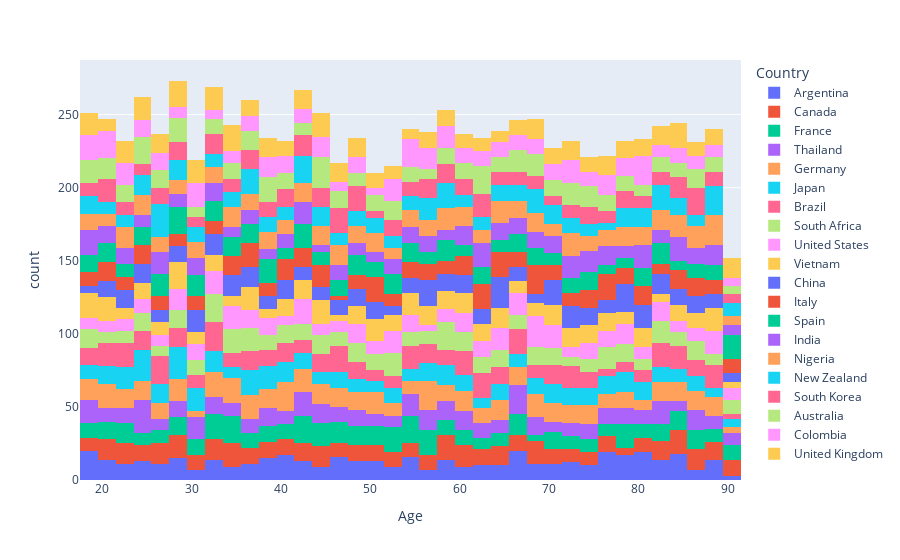

Source (notebook cell):
### Code cell
# make a plot of age column using plotly and coloring by dataset

fig = px.histogram(data_frame=df, x='Age', color= 'Country')
fig.show()

# print the mean median and mode of age column grouped by dataset column
print("___________________________________________________________")
print ("Mean of the dataset: ",df.groupby('Country')['Age'].mean())
print("___________________________________________________________")
print ("Median of the dataset: ",df.groupby('Country')['Age'].median())
print("___________________________________________________________")
print ("Mode of the dataset: ",df.groupby('Country')['Age'].agg(lambda x: x.mode().iloc[0]))
print("___________________________________________________________")

### Figure 1 — Plotly figure (JSON) as saved in the notebook; plotly's stock layout.template omitted (floating-point values rounded to 4 significant figures; data arrays with more than 128 entries replaced by an {"elided": "..."} marker saying what was removed)
{"data": [{"alignmentgroup": "True", "bingroup": "x", "hovertemplate": "Country=Argentina<br>Age=%{x}<br>count=%{y}<extra></extra>", "legendgroup": "Argentina", "marker": {"color": "#636efa", "pattern": {"shape": ""}}, "name": "Argentina", "offsetgroup": "Argentina", "orientation": "v", "showlegend": true, "type": "histogram", "x": {"elided": "471 int values"}, "xaxis": "x", "yaxis": "y"}, {"alignmentgroup": "True", "bingroup": "x", "hovertemplate": "Country=Canada<br>Age=%{x}<br>count=%{y}<extra></extra>", "legendgroup": "Canada", "marker": {"color": "#EF553B", "pattern": {"shape": ""}}, "name": "Canada", "offsetgroup": "Canada", "orientation": "v", "showlegend": true, "type": "histogram", "x": {"elided": "440 int values"}, "xaxis": "x", "yaxis": "y"}, {"alignmentgroup": "True", "bingroup": "x", "hovertemplate": "Country=France<br>Age=%{x}<br>count=%{y}<extra></extra>", "legendgroup": "France", "marker": {"color": "#00cc96", "pattern": {"shape": ""}}, "name": "France", "offsetgroup": "France", "orientation": "v", "showlegend": true, "type": "histogram", "x": {"elided": "446 int values"}, "xaxis": "x", "yaxis": "y"}, {"alignmentgroup": "True", "bingroup": "x", "hovertemplate": "Country=Thailand<br>Age=%{x}<br>count=%{y}<extra></extra>", "legendgroup": "Thailand", "marker": {"color": "#ab63fa", "pattern": {"shape": ""}}, "name": "Thailand", "offsetgroup": "Thailand", "orientation": "v", "showlegend": true, "type": "histogram", "x": {"elided": "428 int values"}, "xaxis": "x", "yaxis": "y"}, {"alignmentgroup": "True", "bingroup": "x", "hovertemplate": "Country=Germany<br>Age=%{x}<br>count=%{y}<extra></extra>", "legendgroup": "Germany", "marker": {"color": "#FFA15A", "pattern": {"shape": ""}}, "name": "Germany", "offsetgroup": "Germany", "orientation": "v", "showlegend": true, "type": "histogram", "x": {"elided": "477 int values"}, "xaxis": "x", "yaxis": "y"}, {"alignmentgroup": "True", "bingroup": "x", "hovertemplate": "Country=Japan<br>Age=%{x}<br>count=%{y}<extra></extra>", "legendgroup": "Japan", "marker": {"color": "#19d3f3", "pattern": {"shape": ""}}, "name": "Japan", "offsetgroup": "Japan", "orientation": "v", "showlegend": true, "type": "histogram", "x": {"elided": "433 int values"}, "xaxis": "x", "yaxis": "y"}, {"alignmentgroup": "True", "bingroup": "x", "hovertemplate": "Country=Brazil<br>Age=%{x}<br>count=%{y}<extra></extra>", "legendgroup": "Brazil", "marker": {"color": "#FF6692", "pattern": {"shape": ""}}, "name": "Brazil", "offsetgroup": "Brazil", "orientation": "v", "showlegend": true, "type": "histogram", "x": {"elided": "462 int values"}, "xaxis": "x", "yaxis": "y"}, {"alignmentgroup": "True", "bingroup": "x", "hovertemplate": "Country=South Africa<br>Age=%{x}<br>count=%{y}<extra></extra>", "legendgroup": "South Africa", "marker": {"color": "#B6E880", "pattern": {"shape": ""}}, "name": "South Africa", "offsetgroup": "South Africa", "orientation": "v", "showlegend": true, "type": "histogram", "x": {"elided": "425 int values"}, "xaxis": "x", "yaxis": "y"}, {"alignmentgroup": "True", "bingroup": "x", "hovertemplate": "Country=United States<br>Age=%{x}<br>count=%{y}<extra></extra>", "legendgroup": "United States", "marker": {"color": "#FF97FF", "pattern": {"shape": ""}}, "name": "United States", "offsetgroup": "United States", "orientation": "v", "showlegend": true, "type": "histogram", "x": {"elided": "420 int values"}, "xaxis": "x", "yaxis": "y"}, {"alignmentgroup": "True", "bingroup": "x", "hovertemplate": "Country=Vietnam<br>Age=%{x}<br>count=%{y}<extra></extra>", "legendgroup": "Vietnam", "marker": {"color": "#FECB52", "pattern": {"shape": ""}}, "name": "Vietnam", "offsetgroup": "Vietnam", "orientation": "v", "showlegend": true, "type": "histogram", "x": {"elided": "425 int values"}, "xaxis": "x", "yaxis": "y"}, {"alignmentgroup": "True", "bingroup": "x", "hovertemplate": "Country=China<br>Age=%{x}<br>count=%{y}<extra></extra>", "legendgroup": "China", "marker": {"color": "#636efa", "pattern": {"shape": ""}}, "name": "China", "offsetgroup": "China", "orientation": "v", "showlegend": true, "type": "histogram", "x": {"elided": "436 int values"}, "xaxis": "x", "yaxis": "y"}, {"alignmentgroup": "True", "bingroup": "x", "hovertemplate": "Country=Italy<br>Age=%{x}<br>count=%{y}<extra></extra>", "legendgroup": "Italy", "marker": {"color": "#EF553B", "pattern": {"shape": ""}}, "name": "Italy", "offsetgroup": "Italy", "orientation": "v", "showlegend": true, "type": "histogram", "x": {"elided": "431 int values"}, "xaxis": "x", "yaxis": "y"}, {"alignmentgroup": "True", "bingroup": "x", "hovertemplate": "Country=Spain<br>Age=%{x}<br>count=%{y}<extra></extra>", "legendgroup": "Spain", "marker": {"color": "#00cc96", "pattern": {"shape": ""}}, "name": "Spain", "offsetgroup": "Spain", "orientation": "v", "showlegend": true, "type": "histogram", "x": {"elided": "430 int values"}, "xaxis": "x", "yaxis": "y"}, {"alignmentgroup": "True", "bingroup": "x", "hovertemplate": "Country=India<br>Age=%{x}<br>count=%{y}<extra></extra>", "legendgroup": "India", "marker": {"color": "#ab63fa", "pattern": {"shape": ""}}, "name": "India", "offsetgroup": "India", "orientation": "v", "showlegend": true, "type": "histogram", "x": {"elided": "412 int values"}, "xaxis": "x", "yaxis": "y"}, {"alignmentgroup": "True", "bingroup": "x", "hovertemplate": "Country=Nigeria<br>Age=%{x}<br>count=%{y}<extra></extra>", "legendgroup": "Nigeria", "marker": {"color": "#FFA15A", "pattern": {"shape": ""}}, "name": "Nigeria", "offsetgroup": "Nigeria", "orientation": "v", "showlegend": true, "type": "histogram", "x": {"elided": "448 int values"}, "xaxis": "x", "yaxis": "y"}, {"alignmentgroup": "True", "bingroup": "x", "hovertemplate": "Country=New Zealand<br>Age=%{x}<br>count=%{y}<extra></extra>", "legendgroup": "New Zealand", "marker": {"color": "#19d3f3", "pattern": {"shape": ""}}, "name": "New Zealand", "offsetgroup": "New Zealand", "orientation": "v", "showlegend": true, "type": "histogram", "x": {"elided": "435 int values"}, "xaxis": "x", "yaxis": "y"}, {"alignmentgroup": "True", "bingroup": "x", "hovertemplate": "Country=South Korea<br>Age=%{x}<br>count=%{y}<extra></extra>", "legendgroup": "South Korea", "marker": {"color": "#FF6692", "pattern": {"shape": ""}}, "name": "South Korea", "offsetgroup": "South Korea", "orientation": "v", "showlegend": true, "type": "histogram", "x": {"elided": "409 int values"}, "xaxis": "x", "yaxis": "y"}, {"alignmentgroup": "True", "bingroup": "x", "hovertemplate": "Country=Australia<br>Age=%{x}<br>count=%{y}<extra></extra>", "legendgroup": "Australia", "marker": {"color": "#B6E880", "pattern": {"shape": ""}}, "name": "Australia", "offsetgroup": "Australia", "orientation": "v", "showlegend": true, "type": "histogram", "x": {"elided": "449 int values"}, "xaxis": "x", "yaxis": "y"}, {"alignmentgroup": "True", "bingroup": "x", "hovertemplate": "Country=Colombia<br>Age=%{x}<br>count=%{y}<extra></extra>", "legendgroup": "Colombia", "marker": {"color": "#FF97FF", "pattern": {"shape": ""}}, "name": "Colombia", "offsetgroup": "Colombia", "orientation": "v", "showlegend": true, "type": "histogram", "x": {"elided": "429 int values"}, "xaxis": "x", "yaxis": "y"}, {"alignmentgroup": "True", "bingroup": "x", "hovertemplate": "Country=United Kingdom<br>Age=%{x}<br>count=%{y}<extra></extra>", "legendgroup": "United Kingdom", "marker": {"color": "#FECB52", "pattern": {"shape": ""}}, "name": "United Kingdom", "offsetgroup": "United Kingdom", "orientation": "v", "showlegend": true, "type": "histogram", "x": {"elided": "457 int values"}, "xaxis": "x", "yaxis": "y"}], "layout": {"barmode": "relative", "legend": {"title": {"text": "Country"}, "tracegroupgap": 0}, "margin": {"t": 60}, "xaxis": {"anchor": "y", "domain": [0, 1], "title": {"text": "Age"}}, "yaxis": {"anchor": "x", "domain": [0, 1], "title": {"text": "count"}}}}
